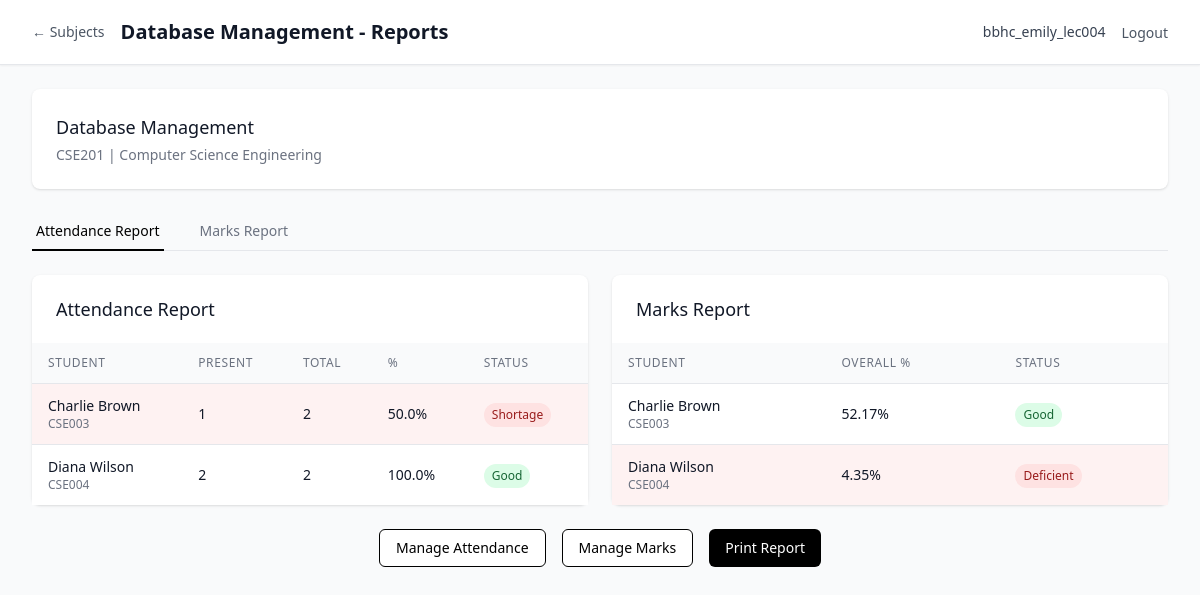
The app's page /lecturer/subjects/3/reports (signed in), older data.
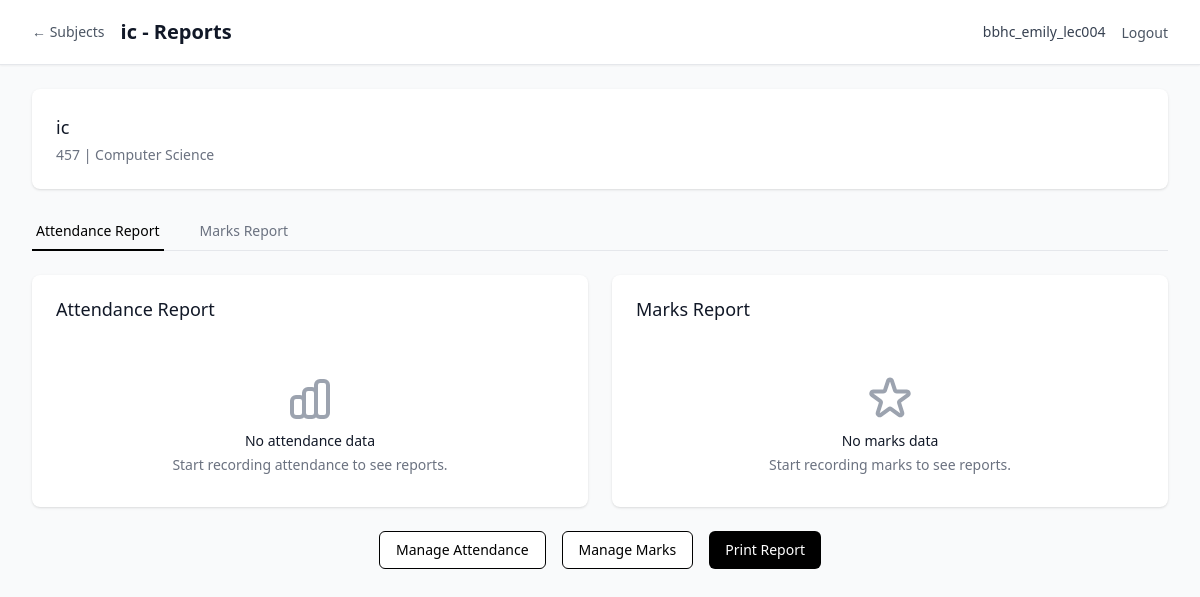
The same page, newer data.
### models/academic.py (models this page shows, shortened)
class Subject(db.Model):
    __tablename__ = 'subject'
    id = db.Column(db.Integer, primary_key=True)
    name = db.Column(db.String(100), nullable=False)
    code = db.Column(db.String(20), nullable=False, index=True)
    course_id = db.Column(db.Integer, db.ForeignKey('course.id'), nullable=False)
    semester = db.Column(db.Integer, nullable=False)
    year = db.Column(db.Integer, nullable=False)
    credits = db.Column(db.Integer, default=3)
    description = db.Column(db.Text, nullable=True)
    created_at = db.Column(db.DateTime, default=datetime.utcnow)
    is_active = db.Column(db.Boolean, default=True)
    assignments = db.relationship('SubjectAssignment', backref='subject', lazy='dynamic')
    enrollments = db.relationship('StudentEnrollment', backref='subject', lazy='dynamic')
    attendance_records = db.relationship('AttendanceRecord', backref='subject', lazy='dynamic')
    monthly_summaries = db.relationship('MonthlyAttendanceSummary', backref='subject', lazy='dynamic')
    student_marks = db.relationship('StudentMarks', backref='subject', lazy='dynamic')
    __table_args__ = (db.UniqueConstraint('code', 'course_id', name='unique_subject_code_per_course'),)
    def get_enrolled_students(self):
        return [enrollment.student for enrollment in self.enrollments.filter_by(is_active=True)]
    def get_attendance_percentage(self, student_id):
        total_classes = self.attendance_records.filter_by(student_id=student_id).count()
        if total_classes == 0:
            return 0
        present_classes = self.attendance_records.filter_by(
            student_id=student_id,
            status='present'
        ).count()
        return round((present_classes / total_classes) * 100, 2)

class Course(db.Model):
    __tablename__ = 'course'
    id = db.Column(db.Integer, primary_key=True)
    name = db.Column(db.String(100), nullable=False)
    code = db.Column(db.String(20), unique=True, nullable=False, index=True)
    description = db.Column(db.Text, nullable=True)
    duration_years = db.Column(db.Integer, default=3, nullable=False)
    total_semesters = db.Column(db.Integer, default=6, nullable=False)
    created_at = db.Column(db.DateTime, default=datetime.utcnow)
    is_active = db.Column(db.Boolean, default=True)
    students = db.relationship('Student', backref='course', lazy='dynamic')
    subjects = db.relationship('Subject', backref='course', lazy='dynamic')

### models/student.py (models this page shows, shortened)
class Student(db.Model):
    __tablename__ = 'student'
    id = db.Column(db.Integer, primary_key=True)
    roll_number = db.Column(db.String(20), unique=True, nullable=False, index=True)
    name = db.Column(db.String(100), nullable=False)
    course_id = db.Column(db.Integer, db.ForeignKey('course.id'), nullable=False)
    academic_year = db.Column(db.Integer, nullable=False)
    current_semester = db.Column(db.Integer, default=1)
    email = db.Column(db.String(120), unique=True, nullable=True)
    phone = db.Column(db.String(15), nullable=True)
    address = db.Column(db.Text, nullable=True)
    date_of_birth = db.Column(db.Date, nullable=True)
    admission_date = db.Column(db.Date, default=datetime.utcnow().date())
    created_at = db.Column(db.DateTime, default=datetime.utcnow)
    is_active = db.Column(db.Boolean, default=True)
    enrollments = db.relationship('StudentEnrollment', backref='student', lazy='dynamic')
    attendance_records = db.relationship('AttendanceRecord', backref='student', lazy='dynamic')
    marks = db.relationship('StudentMarks', backref='student', lazy='dynamic')
    def get_subject_marks_summary(self, subject_id):
        marks = self.marks.filter_by(subject_id=subject_id).all()
        summary = {
            'internal1': {'obtained': 0, 'max': 0},
            'internal2': {'obtained': 0, 'max': 0},
            'assignment': {'obtained': 0, 'max': 0},
            'project': {'obtained': 0, 'max': 0}
        }
        for mark in marks:
            if mark.assessment_type in summary:
                summary[mark.assessment_type]['obtained'] = mark.marks_obtained
                summary[mark.assessment_type]['max'] = mark.max_marks
        return summary

### routes/auth.py (the view)
        def decorated_function(*args, **kwargs):
            if not SessionManager.is_authenticated(session):
                flash('Please log in to access this page', 'error')
                return redirect(url_for('auth.index'))
            if user_type:
                if user_type == 'management' and not SessionManager.is_management(session):
                    flash('Access denied. Management login required.', 'error')
                    return redirect(url_for('auth.management_login'))
                elif user_type == 'lecturer' and not SessionManager.is_lecturer(session):
                    flash('Access denied. Lecturer login required.', 'error')
                    return redirect(url_for('auth.lecturer_login'))
            return f(*args, **kwargs)

### app.py (called while the page is built)
def create_app():
    app = Flask(__name__)
    app.config.from_object(Config)
    db.init_app(app)
    csrf = CSRFProtect(app)
    @app.context_processor
    def inject_csrf_token():
        from flask_wtf.csrf import generate_csrf
        return dict(csrf_token=generate_csrf)
    from routes.auth import auth_bp
    from routes.management import management_bp
    from routes.lecturer import lecturer_bp
    app.register_blueprint(auth_bp)
    app.register_blueprint(management_bp, url_prefix='/management')
    app.register_blueprint(lecturer_bp, url_prefix='/lecturer')
    init_db(app)
    return app

### models/marks.py (called while the page is built)
    @staticmethod
    def get_student_subject_marks(student_id, subject_id):
        return StudentMarks.query.filter_by(
            student_id=student_id,
            subject_id=subject_id
        ).all()

### routes/auth.py (called while the page is built)
@auth_bp.app_context_processor
def inject_user():
    return {
        'current_user': SessionManager.get_session_info(session),
        'is_authenticated': SessionManager.is_authenticated(session),
        'is_management': SessionManager.is_management(session),
        'is_lecturer': SessionManager.is_lecturer(session)
    }

### templates/lecturer/reports.html (shortened to what the changed rows need)
{% extends "base.html" %}
{% block content %}
<div class="min-h-screen bg-gray-50">
    <nav class="bg-white shadow-sm border-b border-gray-200 no-print">
        <div class="max-w-7xl mx-auto px-4 sm:px-6 lg:px-8">
            <div class="flex justify-between items-center h-16">
                <div class="flex items-center space-x-2 sm:space-x-4 min-w-0 flex-1">
                    <a href="{{ url_for('lecturer.subjects') }}" class="text-sm text-gray-600 hover:text-black flex-shrink-0">← Subjects</a>
                    <h1 class="text-sm sm:text-xl font-semibold text-gray-900 truncate">{{ subject.name }} - Reports</h1>
                </div>
            </div>
        </div>
    </nav>
    <div class="max-w-7xl mx-auto py-4 sm:py-6 px-4 sm:px-6 lg:px-8">
        <div class="bg-white shadow rounded-lg mb-4 sm:mb-6">
            <div class="px-4 py-4 sm:p-6">
                <h3 class="text-base sm:text-lg font-medium text-gray-900 truncate">{{ subject.name }}</h3>
                <p class="text-xs sm:text-sm text-gray-500 mt-1">{{ subject.code }} | {{ subject.course.name if subject.course else 'N/A' }}</p>
            </div>
        </div>
        <div class="space-y-6 lg:grid lg:grid-cols-2 lg:gap-6 lg:space-y-0">
            <div id="attendance-content" class="tab-content bg-white shadow rounded-lg">
                {% if attendance_report %}
                <div class="hidden sm:block overflow-x-auto">
                    <table class="min-w-full divide-y divide-gray-200">
                        <thead class="bg-gray-50">
                            <tr>
                                <th class="px-4 py-3 text-left text-xs font-medium text-gray-500 uppercase tracking-wider">Student</th>
                                <th class="px-4 py-3 text-left text-xs font-medium text-gray-500 uppercase tracking-wider">Present</th>
                                <th class="px-4 py-3 text-left text-xs font-medium text-gray-500 uppercase tracking-wider">Total</th>
                                <th class="px-4 py-3 text-left text-xs font-medium text-gray-500 uppercase tracking-wider">%</th>
                                <th class="px-4 py-3 text-left text-xs font-medium text-gray-500 uppercase tracking-wider">Status</th>
                            </tr>
                        </thead>
                        <tbody class="bg-white divide-y divide-gray-200">
                            {% for record in attendance_report %}
                            <tr class="{% if record.has_shortage %}bg-red-50{% endif %}">
                                <td class="px-4 py-3 whitespace-nowrap">
                                    <div class="text-sm font-medium text-gray-900">{{ record.student.name }}</div>
                                    <div class="text-xs text-gray-500">{{ record.student.roll_number }}</div>
                                </td>
                                <td class="px-4 py-3 whitespace-nowrap text-sm text-gray-900">{{ record.present_classes }}</td>
                                <td class="px-4 py-3 whitespace-nowrap text-sm text-gray-900">{{ record.total_classes }}</td>
                                <td class="px-4 py-3 whitespace-nowrap text-sm text-gray-900">{{ record.attendance_percentage }}%</td>
                                <td class="px-4 py-3 whitespace-nowrap">
                                    {% if record.has_shortage %}
                                    <span class="inline-flex items-center px-2 py-1 rounded-full text-xs font-medium bg-red-100 text-red-800">
                                        Shortage
                                    </span>
                                    {% else %}
                                    <span class="inline-flex items-center px-2 py-1 rounded-full text-xs font-medium bg-green-100 text-green-800">
                                        Good
                                    </span>
                                    {% endif %}
                                </td>
                            </tr>
                            {% endfor %}
                        </tbody>
                    </table>
                </div>
                {% else %}
                <div class="px-4 py-8 sm:px-6 text-center">
                    <h3 class="mt-2 text-sm font-medium text-gray-900">No attendance data</h3>
                    <p class="mt-1 text-sm text-gray-500">Start recording attendance to see reports.</p>
                </div>
                {% endif %}
            </div>
            <div id="marks-content" class="tab-content hidden lg:block bg-white shadow rounded-lg">
                {% if marks_report %}
                <div class="hidden sm:block overflow-x-auto">
                    <table class="min-w-full divide-y divide-gray-200">
                        <thead class="bg-gray-50">
                            <tr>
                                <th class="px-4 py-3 text-left text-xs font-medium text-gray-500 uppercase tracking-wider">Student</th>
                                <th class="px-4 py-3 text-left text-xs font-medium text-gray-500 uppercase tracking-wider">Overall %</th>
                                <th class="px-4 py-3 text-left text-xs font-medium text-gray-500 uppercase tracking-wider">Status</th>
                            </tr>
                        </thead>
                        <tbody class="bg-white divide-y divide-gray-200">
                            {% for record in marks_report %}
                            <tr class="{% if record.has_deficiency %}bg-red-50{% endif %}">
                                <td class="px-4 py-3 whitespace-nowrap">
                                    <div class="text-sm font-medium text-gray-900">{{ record.student.name }}</div>
                                    <div class="text-xs text-gray-500">{{ record.student.roll_number }}</div>
                                </td>
                                <td class="px-4 py-3 whitespace-nowrap text-sm text-gray-900">{{ record.overall_percentage }}%</td>
                                <td class="px-4 py-3 whitespace-nowrap">
                                    {% if record.has_deficiency %}
                                    <span class="inline-flex items-center px-2 py-1 rounded-full text-xs font-medium bg-red-100 text-red-800">
                                        Deficient
                                    </span>
                                    {% else %}
                                    <span class="inline-flex items-center px-2 py-1 rounded-full text-xs font-medium bg-green-100 text-green-800">
                                        Good
                                    </span>
                                    {% endif %}
                                </td>
                            </tr>
                            {% endfor %}
                        </tbody>
                    </table>
                </div>
                {% else %}
                <div class="px-4 py-8 sm:px-6 text-center">
                    <h3 class="mt-2 text-sm font-medium text-gray-900">No marks data</h3>
                    <p class="mt-1 text-sm text-gray-500">Start recording marks to see reports.</p>
                </div>
                {% endif %}
            </div>
        </div>
    </div>
</div>
{% endblock %}

Row changes from the older to the newer data that the page shows:
no longer on this page (row unchanged): Course: course "Computer Science Engineering"
removed Student: student.name "Charlie Brown", student.roll_number "CSE003", student.name "Charlie Brown", student.roll_number "CSE003"
removed Student: student.name "Diana Wilson", student.roll_number "CSE004", student.name "Diana Wilson", student.roll_number "CSE004"
changed Subject: name "Database Management" → "ic"; code "CSE201" → "457"
added Course: course "Computer Science"
Text that changed along with them:
text no longer shown: "STUDENT PRESENT TOTAL % STATUS STUDENT OVERALL % STATUS"
text now shown: "No attendance data Start recording attendance to see reports. No marks data Start recording marks to see reports."
list line gone: "1 2 50.0 % Shortage"
list line gone: "2 2 100.0 % Good"
list line gone: "52.17 % Good"
list line gone: "4.35 % Deficient"
